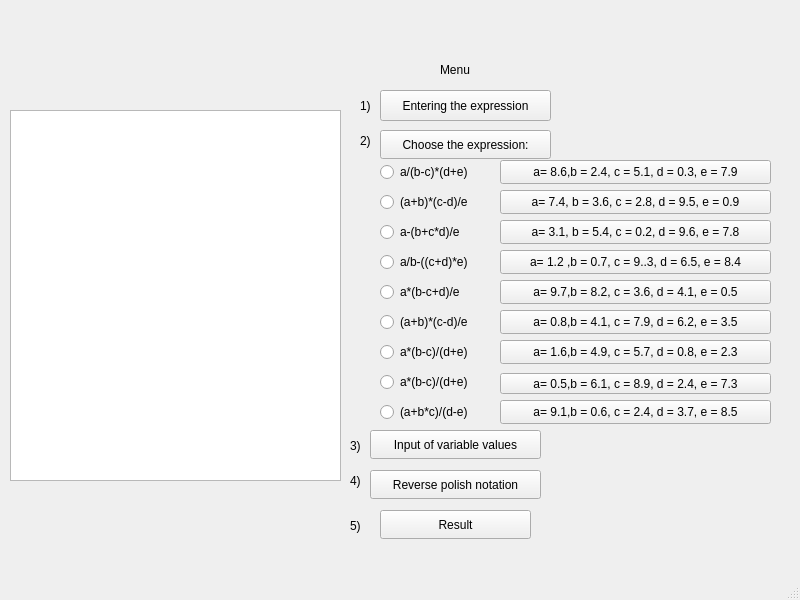
<?xml version="1.0" encoding="UTF-8"?>
<ui version="4.0">
 <class>MainWindow</class>
 <widget class="QMainWindow" name="MainWindow">
  <property name="geometry">
   <rect>
    <x>0</x>
    <y>0</y>
    <width>800</width>
    <height>600</height>
   </rect>
  </property>
  <property name="windowTitle">
   <string>MainWindow</string>
  </property>
  <widget class="QWidget" name="centralwidget">
   <widget class="QPushButton" name="pushButton">
    <property name="geometry">
     <rect>
      <x>380</x>
      <y>90</y>
      <width>171</width>
      <height>31</height>
     </rect>
    </property>
    <property name="text">
     <string>Entering the expression</string>
    </property>
   </widget>
   <widget class="QPushButton" name="pushButton_2">
    <property name="geometry">
     <rect>
      <x>370</x>
      <y>470</y>
      <width>171</width>
      <height>29</height>
     </rect>
    </property>
    <property name="text">
     <string>Reverse polish notation</string>
    </property>
   </widget>
   <widget class="QListWidget" name="listWidget">
    <property name="geometry">
     <rect>
      <x>10</x>
      <y>110</y>
      <width>331</width>
      <height>371</height>
     </rect>
    </property>
   </widget>
   <widget class="QPushButton" name="pushButton_3">
    <property name="geometry">
     <rect>
      <x>370</x>
      <y>430</y>
      <width>171</width>
      <height>29</height>
     </rect>
    </property>
    <property name="text">
     <string>Input of variable values</string>
    </property>
   </widget>
   <widget class="QPushButton" name="pushButton_4">
    <property name="geometry">
     <rect>
      <x>380</x>
      <y>510</y>
      <width>151</width>
      <height>29</height>
     </rect>
    </property>
    <property name="text">
     <string>Result</string>
    </property>
   </widget>
   <widget class="QLabel" name="label">
    <property name="geometry">
     <rect>
      <x>440</x>
      <y>60</y>
      <width>41</width>
      <height>20</height>
     </rect>
    </property>
    <property name="text">
     <string>Menu</string>
    </property>
   </widget>
   <widget class="QLabel" name="label_2">
    <property name="geometry">
     <rect>
      <x>360</x>
      <y>90</y>
      <width>21</width>
      <height>31</height>
     </rect>
    </property>
    <property name="text">
     <string>1)</string>
    </property>
   </widget>
   <widget class="QLabel" name="label_3">
    <property name="geometry">
     <rect>
      <x>350</x>
      <y>470</y>
      <width>21</width>
      <height>21</height>
     </rect>
    </property>
    <property name="text">
     <string>4)</string>
    </property>
   </widget>
   <widget class="QLabel" name="label_4">
    <property name="geometry">
     <rect>
      <x>350</x>
      <y>430</y>
      <width>21</width>
      <height>31</height>
     </rect>
    </property>
    <property name="text">
     <string>3)</string>
    </property>
   </widget>
   <widget class="QLabel" name="label_5">
    <property name="geometry">
     <rect>
      <x>350</x>
      <y>510</y>
      <width>21</width>
      <height>31</height>
     </rect>
    </property>
    <property name="text">
     <string>5)</string>
    </property>
   </widget>
   <widget class="QPushButton" name="pushButton_5">
    <property name="geometry">
     <rect>
      <x>380</x>
      <y>130</y>
      <width>171</width>
      <height>29</height>
     </rect>
    </property>
    <property name="text">
     <string>Choose the expression:</string>
    </property>
   </widget>
   <widget class="QLabel" name="label_6">
    <property name="geometry">
     <rect>
      <x>360</x>
      <y>130</y>
      <width>21</width>
      <height>21</height>
     </rect>
    </property>
    <property name="text">
     <string>2)</string>
    </property>
   </widget>
   <widget class="QRadioButton" name="radioButton">
    <property name="geometry">
     <rect>
      <x>380</x>
      <y>160</y>
      <width>121</width>
      <height>24</height>
     </rect>
    </property>
    <property name="text">
     <string>a/(b-c)*(d+e)</string>
    </property>
   </widget>
   <widget class="QRadioButton" name="radioButton_2">
    <property name="geometry">
     <rect>
      <x>380</x>
      <y>190</y>
      <width>121</width>
      <height>24</height>
     </rect>
    </property>
    <property name="text">
     <string>(a+b)*(c-d)/e</string>
    </property>
   </widget>
   <widget class="QRadioButton" name="radioButton_3">
    <property name="geometry">
     <rect>
      <x>380</x>
      <y>220</y>
      <width>110</width>
      <height>24</height>
     </rect>
    </property>
    <property name="text">
     <string>a-(b+c*d)/e</string>
    </property>
   </widget>
   <widget class="QRadioButton" name="radioButton_4">
    <property name="geometry">
     <rect>
      <x>380</x>
      <y>250</y>
      <width>121</width>
      <height>24</height>
     </rect>
    </property>
    <property name="text">
     <string>a/b-((c+d)*e)</string>
    </property>
   </widget>
   <widget class="QRadioButton" name="radioButton_5">
    <property name="geometry">
     <rect>
      <x>380</x>
      <y>280</y>
      <width>110</width>
      <height>24</height>
     </rect>
    </property>
    <property name="text">
     <string>a*(b-c+d)/e</string>
    </property>
   </widget>
   <widget class="QRadioButton" name="radioButton_6">
    <property name="geometry">
     <rect>
      <x>380</x>
      <y>340</y>
      <width>121</width>
      <height>24</height>
     </rect>
    </property>
    <property name="text">
     <string>a*(b-c)/(d+e)</string>
    </property>
   </widget>
   <widget class="QRadioButton" name="radioButton_7">
    <property name="geometry">
     <rect>
      <x>380</x>
      <y>310</y>
      <width>121</width>
      <height>24</height>
     </rect>
    </property>
    <property name="text">
     <string>(a+b)*(c-d)/e</string>
    </property>
   </widget>
   <widget class="QRadioButton" name="radioButton_8">
    <property name="geometry">
     <rect>
      <x>380</x>
      <y>370</y>
      <width>111</width>
      <height>24</height>
     </rect>
    </property>
    <property name="text">
     <string>a*(b-c)/(d+e)</string>
    </property>
   </widget>
   <widget class="QRadioButton" name="radioButton_9">
    <property name="geometry">
     <rect>
      <x>380</x>
      <y>400</y>
      <width>111</width>
      <height>24</height>
     </rect>
    </property>
    <property name="text">
     <string>(a+b*c)/(d-e)</string>
    </property>
   </widget>
   <widget class="QToolButton" name="toolButton">
    <property name="geometry">
     <rect>
      <x>500</x>
      <y>160</y>
      <width>271</width>
      <height>24</height>
     </rect>
    </property>
    <property name="text">
     <string>a= 8.6,b = 2.4, c = 5.1, d = 0.3, e = 7.9</string>
    </property>
   </widget>
   <widget class="QToolButton" name="toolButton_2">
    <property name="geometry">
     <rect>
      <x>500</x>
      <y>190</y>
      <width>271</width>
      <height>24</height>
     </rect>
    </property>
    <property name="text">
     <string>a= 7.4, b = 3.6, c = 2.8, d = 9.5, e = 0.9</string>
    </property>
   </widget>
   <widget class="QToolButton" name="toolButton_3">
    <property name="geometry">
     <rect>
      <x>500</x>
      <y>220</y>
      <width>271</width>
      <height>24</height>
     </rect>
    </property>
    <property name="text">
     <string>a= 3.1, b = 5.4, c = 0.2, d = 9.6, e = 7.8</string>
    </property>
   </widget>
   <widget class="QToolButton" name="toolButton_4">
    <property name="geometry">
     <rect>
      <x>500</x>
      <y>250</y>
      <width>271</width>
      <height>24</height>
     </rect>
    </property>
    <property name="text">
     <string>a= 1.2 ,b = 0.7, c = 9..3, d = 6.5, e = 8.4</string>
    </property>
   </widget>
   <widget class="QToolButton" name="toolButton_5">
    <property name="geometry">
     <rect>
      <x>500</x>
      <y>280</y>
      <width>271</width>
      <height>24</height>
     </rect>
    </property>
    <property name="text">
     <string>a= 9.7,b = 8.2, c = 3.6, d = 4.1, e = 0.5</string>
    </property>
   </widget>
   <widget class="QToolButton" name="toolButton_6">
    <property name="geometry">
     <rect>
      <x>500</x>
      <y>310</y>
      <width>271</width>
      <height>24</height>
     </rect>
    </property>
    <property name="text">
     <string>a= 0.8,b = 4.1, c = 7.9, d = 6.2, e = 3.5</string>
    </property>
   </widget>
   <widget class="QToolButton" name="toolButton_7">
    <property name="geometry">
     <rect>
      <x>500</x>
      <y>340</y>
      <width>271</width>
      <height>24</height>
     </rect>
    </property>
    <property name="text">
     <string>a= 1.6,b = 4.9, c = 5.7, d = 0.8, e = 2.3</string>
    </property>
   </widget>
   <widget class="QToolButton" name="toolButton_8">
    <property name="geometry">
     <rect>
      <x>500</x>
      <y>373</y>
      <width>271</width>
      <height>21</height>
     </rect>
    </property>
    <property name="text">
     <string>a= 0.5,b = 6.1, c = 8.9, d = 2.4, e = 7.3</string>
    </property>
   </widget>
   <widget class="QToolButton" name="toolButton_9">
    <property name="geometry">
     <rect>
      <x>500</x>
      <y>400</y>
      <width>271</width>
      <height>24</height>
     </rect>
    </property>
    <property name="text">
     <string>a= 9.1,b = 0.6, c = 2.4, d = 3.7, e = 8.5</string>
    </property>
   </widget>
  </widget>
  <widget class="QMenuBar" name="menubar">
   <property name="geometry">
    <rect>
     <x>0</x>
     <y>0</y>
     <width>800</width>
     <height>26</height>
    </rect>
   </property>
  </widget>
  <widget class="QStatusBar" name="statusbar"/>
 </widget>
 <resources/>
 <connections/>
</ui>
